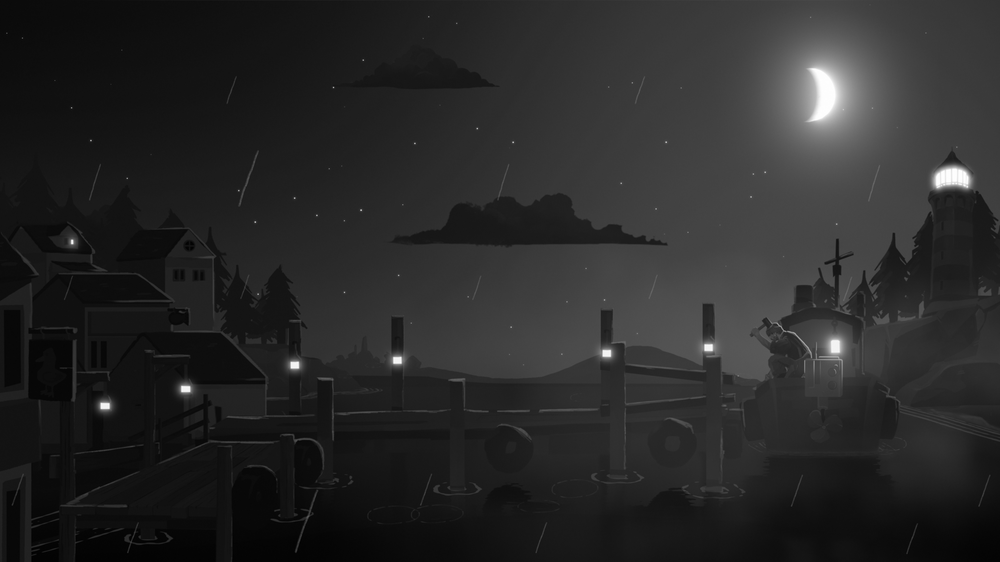
#> input picture image.png, 1000 x 562 px, shrunk from 3840 x 2160 before the run
$ python bit_plance_slicing.py
#> lines starting #> are read from the running program, lines starting #| are printed output that depends on the picture
import numpy as np
import matplotlib.pyplot as plt
import cv2

image = cv2.imread('image.png', cv2.IMREAD_GRAYSCALE)
#> image is the input picture: shape (562, 1000); min 0, max 255, mean 40.6

def bit_plane_slicing(image):
    rows, cols = image.shape
#> rows = 562; cols = 1000
    planes = [np.zeros((rows, cols), dtype=np.uint8) for _ in range(8)]

    for i in range(8):
        planes[i] = (image >> i) & 1
        planes[i] *= 255
#> after the loop, planes = 8 items

    return planes

bit_planes = bit_plane_slicing(image)
#> bit_planes = 8 items

plt.figure(figsize=(12, 8))
plt.subplot(3, 3, 1)
plt.imshow(image, cmap='gray')
plt.title('Original Image')
plt.axis('off')

for i, plane in enumerate(bit_planes):
    plt.subplot(3, 3, i+2)
    plt.imshow(plane, cmap='gray')
    plt.title(f'Bit plane {i}')
    plt.axis('off')
#> this loop made 8 passes

plt.tight_layout()
plt.show()
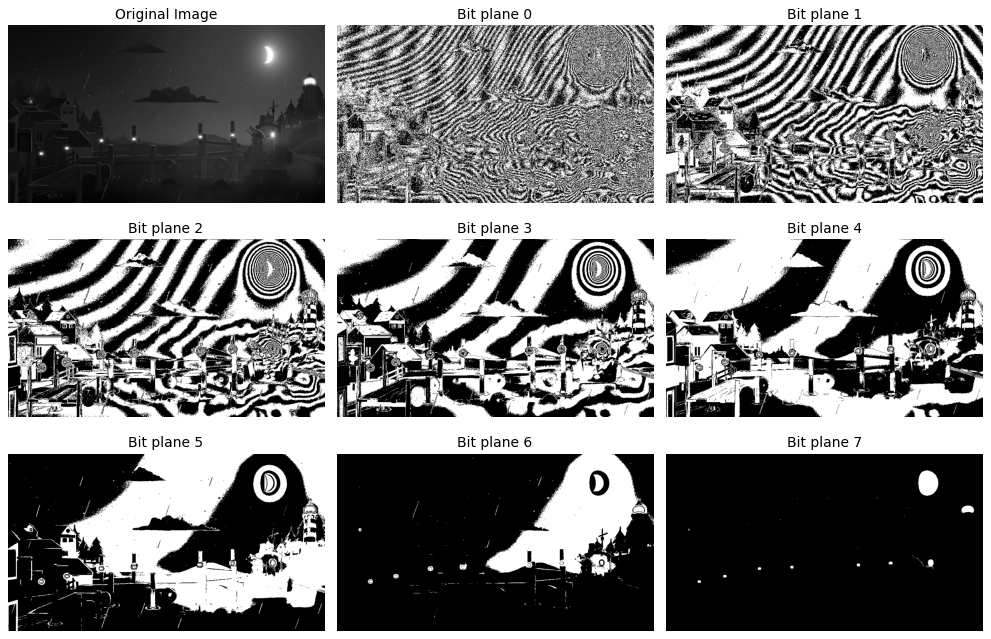
#> figure drawn by matplotlib, 9 panels
